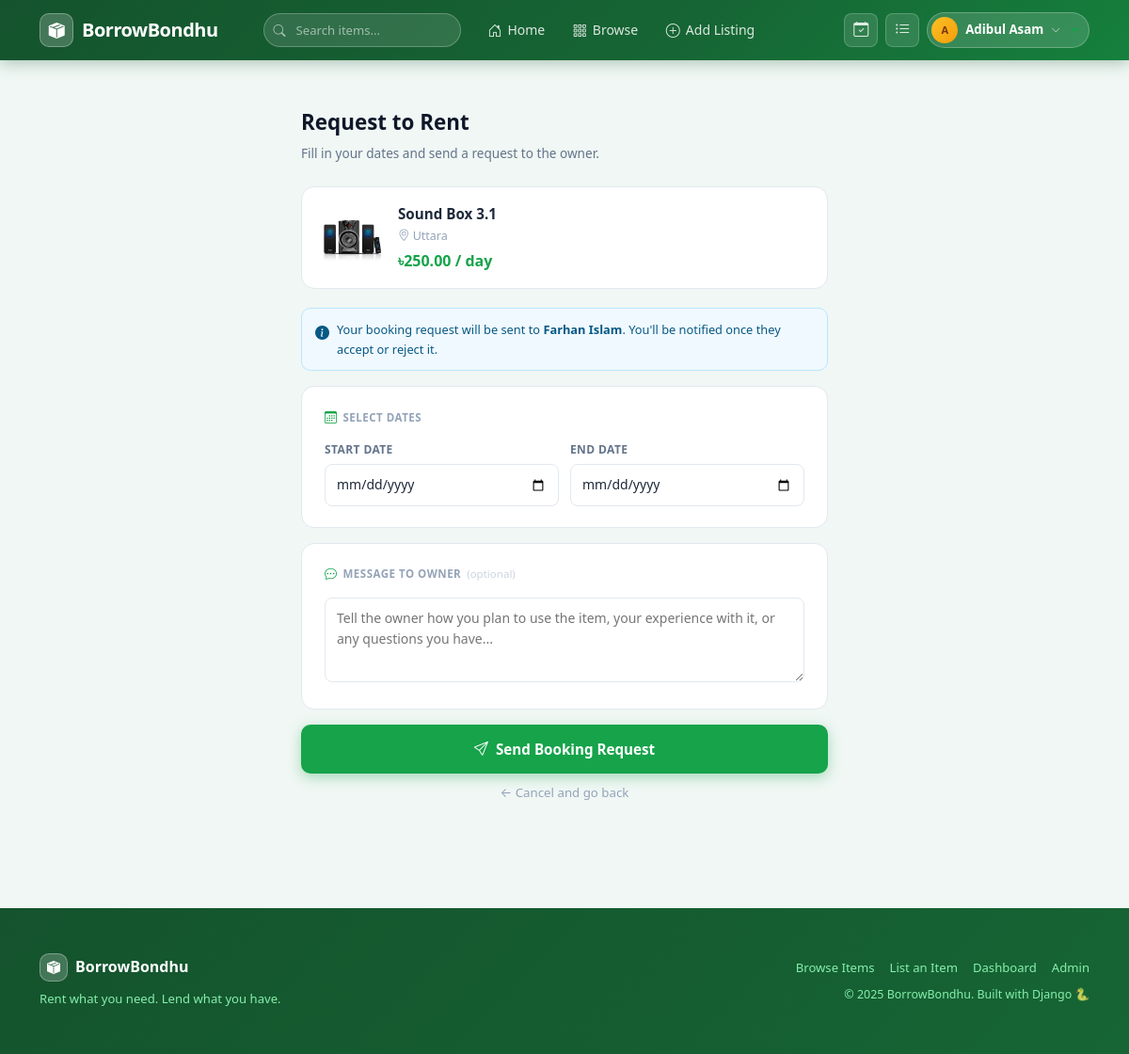
The app's page /bookings/book/2/ (signed in) with its own data.
### listings/models.py (models this page shows, shortened)
class Listing(models.Model):
    CATEGORY_CHOICES = [
        ('cameras', 'Cameras & Photography'),
        ('electronics', 'Electronics'),
        ('tools', 'Tools & Equipment'),
        ('events', 'Event Equipment'),
        ('sports', 'Sports & Outdoors'),
        ('other', 'Other'),
    ]
    owner = models.ForeignKey(User, on_delete=models.CASCADE, related_name='listings')
    title = models.CharField(max_length=200)
    description = models.TextField()
    category = models.CharField(max_length=50, choices=CATEGORY_CHOICES)
    price_per_day = models.DecimalField(max_digits=10, decimal_places=2)
    location = models.CharField(max_length=200)
    image = models.ImageField(upload_to='listings/', blank=True, null=True)
    is_available = models.BooleanField(default=True)
    approved = models.BooleanField(default=False)
    created_at = models.DateTimeField(auto_now_add=True)

### bookings/views.py (the view)
# urls.py: path('book/<int:listing_pk>/', views.booking_create, name='booking_create'),
@login_required
def booking_create(request, listing_pk):
    listing = get_object_or_404(Listing, pk=listing_pk, approved=True)
    if listing.owner == request.user:
        messages.error(request, "You cannot book your own listing.")
        return redirect('listing_detail', pk=listing_pk)
    if request.method == 'POST':
        form = BookingForm(request.POST)
        if form.is_valid():
            booking = form.save(commit=False)
            booking.renter = request.user
            booking.listing = listing
            booking.status = 'pending'
            booking.save()
            messages.success(request, 'Booking request sent! Wait for the owner to respond.')
            return redirect('my_bookings')
    else:
        form = BookingForm()
    return render(request, 'bookings/booking_form.html', {'form': form, 'listing': listing})

### bookings/forms.py
class BookingForm(forms.ModelForm):
    class Meta:
        model = Booking
        fields = ['start_date', 'end_date', 'message']
        widgets = {
            'start_date': forms.DateInput(attrs={'type': 'date'}),
            'end_date': forms.DateInput(attrs={'type': 'date'}),
            'message': forms.Textarea(attrs={'rows': 3}),
        }

### templates/bookings/booking_form.html (shortened to what this page needs)
{% extends 'base.html' %}
{% block content %}
<div class="container booking-page">
  <div class="booking-wrap">
    <div class="page-title">Request to Rent</div>
    <div class="page-sub">Fill in your dates and send a request to the owner.</div>
    <div class="item-summary">
      {% if listing.image %}
        <img src="{{ listing.image.url }}" alt="{{ listing.title }}">
      {% else %}
        <div class="no-img">📦</div>
      {% endif %}
      <div>
        <div class="item-title">{{ listing.title }}</div>
        <div class="item-location"><i class="bi bi-geo-alt"></i> {{ listing.location }}</div>
        <div class="item-price">৳{{ listing.price_per_day }} / day</div>
      </div>
    </div>
    <div class="info-note">
      <i class="bi bi-info-circle-fill"></i>
      <span>Your booking request will be sent to <strong>{{ listing.owner.get_full_name|default:listing.owner.username }}</strong>. You'll be notified once they accept or reject it.</span>
    </div>
    <form method="post" id="bookingForm">
      <div class="form-card">
        <div class="card-section-title">
          <i class="bi bi-calendar3"></i> Select Dates
        </div>
        <div class="date-row">
          <div>
            <label class="field-label">Start Date</label>
            <input type="date" name="start_date" id="start_date" required>
          </div>
          <div>
            <label class="field-label">End Date</label>
            <input type="date" name="end_date" id="end_date" required>
          </div>
        </div>
      </div>
      <div class="form-card">
        <div class="card-section-title">
          <i class="bi bi-chat-dots"></i> Message to Owner
          <span style="font-weight:400; color:#cbd5e1; text-transform:none; letter-spacing:0;">(optional)</span>
        </div>
        <textarea name="message" placeholder="Tell the owner how you plan to use the item, your experience with it, or any questions you have..."></textarea>
      </div>
      <button type="submit" class="btn-submit" id="submitBtn">
        <i class="bi bi-send"></i> Send Booking Request
      </button>
      <a href="{% url 'listing_detail' listing.pk %}" class="btn-cancel">
        ← Cancel and go back
      </a>
    </form>
  </div>
</div>
{% endblock %}

### templates/base.html (shortened to what this page needs)
<!DOCTYPE html>
<html lang="en">
<head>
  <link href="https://cdn.jsdelivr.net/npm/bootstrap@5.3.0/dist/css/bootstrap.min.css" rel="stylesheet">
  <link href="https://cdn.jsdelivr.net/npm/bootstrap-icons@1.11.0/font/bootstrap-icons.css" rel="stylesheet">
</head>
<body>
<nav class="navbar navbar-expand-lg">
  <div class="container" style="gap:16px;">
    <a class="navbar-brand" href="{% url 'home' %}">
      <div class="brand-icon"><i class="bi bi-box-seam-fill"></i></div>
      BorrowBondhu
    </a>
    <div class="collapse navbar-collapse" id="navbarNav">
      <form class="navbar-search mx-3" method="get" action="{% url 'listing_list' %}">
        <i class="bi bi-search search-icon"></i>
        <input type="text" name="q" placeholder="Search items..." autocomplete="off">
      </form>
      <ul class="navbar-nav me-auto align-items-lg-center gap-1">
        <li class="nav-item">
          <a class="nav-link" href="{% url 'home' %}"><i class="bi bi-house-door"></i> Home</a>
        </li>
        <li class="nav-item">
          <a class="nav-link" href="{% url 'listing_list' %}"><i class="bi bi-grid-3x3-gap"></i> Browse</a>
        </li>
        {% if user.is_authenticated %}
        <li class="nav-item">
          <a class="nav-link" href="{% url 'listing_create' %}"><i class="bi bi-plus-circle"></i> Add Listing</a>
        </li>
        {% endif %}
      </ul>
      <ul class="navbar-nav align-items-lg-center gap-2">
        {% if user.is_authenticated %}
        <li class="nav-item">
          <a href="{% url 'my_bookings' %}" class="nav-icon-btn" title="My Bookings">
            <i class="bi bi-calendar-check"></i>
          </a>
        </li>
        <li class="nav-item">
          <a href="{% url 'my_listings' %}" class="nav-icon-btn" title="My Listings">
            <i class="bi bi-list-ul"></i>
          </a>
        </li>
        <li class="nav-item dropdown">
          <a href="#" class="user-avatar-btn dropdown-toggle" data-bs-toggle="dropdown">
            <div class="user-avatar">
              {% if user.first_name %}{{ user.first_name|first|upper }}{% else %}{{ user.username|first|upper }}{% endif %}
            </div>
            <span class="user-avatar-name">{{ user.first_name|default:user.username }}</span>
            <i class="bi bi-chevron-down" style="font-size:10px;color:rgba(255,255,255,0.7);"></i>
          </a>
        </li>
        {% endif %}
      </ul>
    </div>
  </div>
</nav>
{% block content %}{% endblock %}
<footer class="mt-5 py-5">
  <div class="container">
    <div class="row align-items-center">
      <div class="col-md-6 mb-3 mb-md-0">
        <div class="d-flex align-items-center gap-2 mb-2">
          <div class="brand-icon" style="width:30px;height:30px;font-size:14px;">
            <i class="bi bi-box-seam-fill"></i>
          </div>
          <strong style="color:white;font-size:1rem;">BorrowBondhu</strong>
        </div>
        <p class="mb-0" style="font-size:0.82rem;">Rent what you need. Lend what you have.</p>
      </div>
      <div class="col-md-6 text-md-end">
        <div class="d-flex gap-3 justify-content-md-end mb-2" style="font-size:0.82rem;">
          <a href="{% url 'listing_list' %}">Browse Items</a>
          <a href="{% url 'listing_create' %}">List an Item</a>
          {% if user.is_authenticated %}
          <a href="{% url 'dashboard' %}">Dashboard</a>
          {% endif %}
          <a href="/admin/">Admin</a>
        </div>
        <p class="mb-0" style="font-size:0.78rem;">&copy; 2025 BorrowBondhu. Built with Django 🐍</p>
      </div>
    </div>
  </div>
</footer>
</body>
</html>

### templates/base.html (style rules this page uses)
body { background: #f0f7f4; color: #1e293b; font-family: 'Segoe UI', system-ui, -apple-system, sans-serif; font-size: 15px; line-height: 1.6; }
a { color: #16a34a; text-decoration: none; }
.navbar { background: linear-gradient(135deg, #14532d 0%, #166534 60%, #15803d 100%); border-bottom: none; padding: 0; min-height: 64px; position: sticky; top: 0; z-index: 1000; box-shadow: 0 2px 16px rgba(20,83,45,.35); }
.navbar-brand { font-weight: 800; font-size: 1.25rem; color: white !important; letter-spacing: -0.5px; display: flex; align-items: center; gap: 9px; padding: 0; }
.brand-icon { width: 36px; height: 36px; background: rgba(255,255,255,0.2); border: 1.5px solid rgba(255,255,255,0.3); border-radius: 10px; display: flex; align-items: center; justify-content: center; color: white; font-size: 17px; }
.nav-link { font-size: 0.875rem; font-weight: 500; color: rgba(255,255,255,0.85) !important; padding: 0.45rem 0.8rem !important; border-radius: 8px; transition: background 0.15s, color 0.15s; display: flex; align-items: center; gap: 6px; }
.nav-link i { font-size: 15px; }
.navbar-search { position: relative; width: 210px; }
.navbar-search input { border: 1.5px solid rgba(255,255,255,0.25); border-radius: 50px; padding: 7px 16px 7px 34px; font-size: 0.82rem; background: rgba(255,255,255,0.12); color: white; width: 100%; outline: none; transition: border-color 0.15s, background 0.15s; }
.navbar-search input::placeholder { color: rgba(255,255,255,0.55); }
.navbar-search .search-icon { position: absolute; left: 11px; top: 50%; transform: translateY(-50%); color: rgba(255,255,255,0.6); font-size: 13px; pointer-events: none; }
.nav-icon-btn { width: 36px; height: 36px; border-radius: 8px; background: rgba(255,255,255,0.12); border: 1.5px solid rgba(255,255,255,0.2); display: flex; align-items: center; justify-content: center; color: rgba(255,255,255,0.85); font-size: 16px; text-decoration: none; transition: all 0.15s; }
.user-avatar-btn { display: flex; align-items: center; gap: 8px; background: rgba(255,255,255,0.15); border: 1.5px solid rgba(255,255,255,0.25); border-radius: 50px; padding: 4px 10px 4px 4px; cursor: pointer; transition: all 0.15s; text-decoration: none; }
.user-avatar { width: 28px; height: 28px; border-radius: 50%; background: linear-gradient(135deg, #fbbf24, #f59e0b); display: flex; align-items: center; justify-content: center; color: #78350f; font-weight: 800; font-size: 11px; flex-shrink: 0; }
.user-avatar-name { font-size: 0.83rem; font-weight: 600; color: white; max-width: 90px; overflow: hidden; text-overflow: ellipsis; white-space: nowrap; }
footer { background: linear-gradient(135deg, #14532d, #166534); color: #86efac; border-top: none; }
footer strong { color: white; }
footer a { color: #86efac; }

### records on screen
Listing: image (picture), title "Sound Box 3.1", location "Uttara", price_per_day "250.00", owner.get_full_name "Farhan Islam"

### other values on screen
{{ user.first_name|first|upper }} "A"
{{ user.first_name|default:user.username }} "Adibul Asam"
